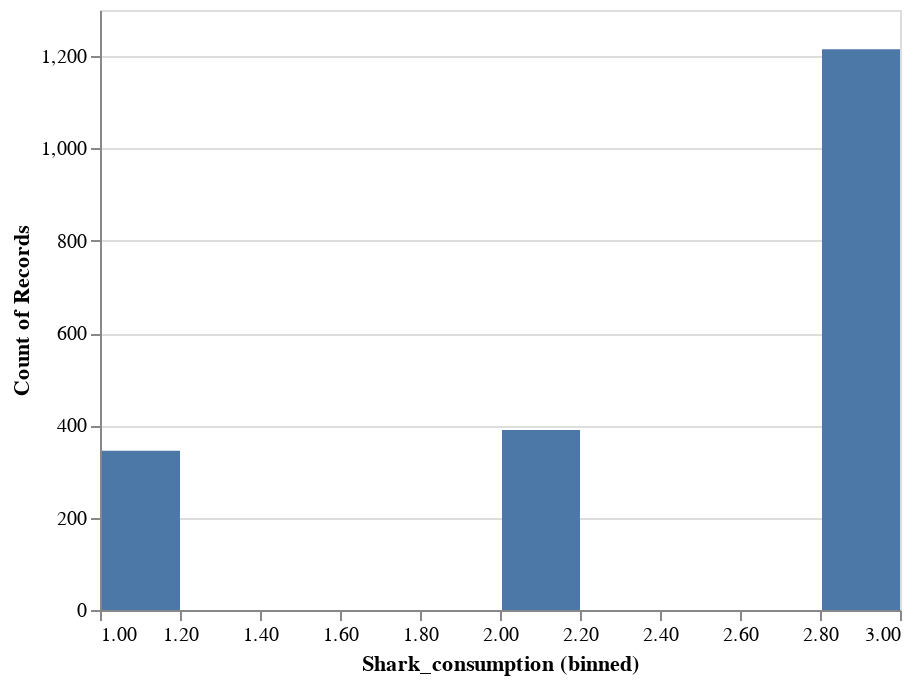

Notebook code for this chart:
### Code cell
#consumption data
source = consumption
alt.Chart(source).mark_bar().encode(
    alt.X("Shark_consumption:Q", bin=True),
    y='count()'
)

### Figure 1 — Vega-Lite specification as saved in the notebook (floating-point values rounded to 4 significant figures; data arrays with more than 128 entries replaced by an {"elided": "..."} marker saying what was removed)
{"config": {"view": {"continuousWidth": 400, "continuousHeight": 300}}, "data": {"name": "data-d4050fc2175c8ce9ff7921f6f04d87b2"}, "mark": "bar", "encoding": {"x": {"type": "quantitative", "bin": true, "field": "Shark_consumption"}, "y": {"type": "quantitative", "aggregate": "count"}}, "$schema": "https://vega.github.io/schema/vega-lite/v4.8.1.json", "datasets": {"data-d4050fc2175c8ce9ff7921f6f04d87b2": {"elided": "2004 records"}}}
